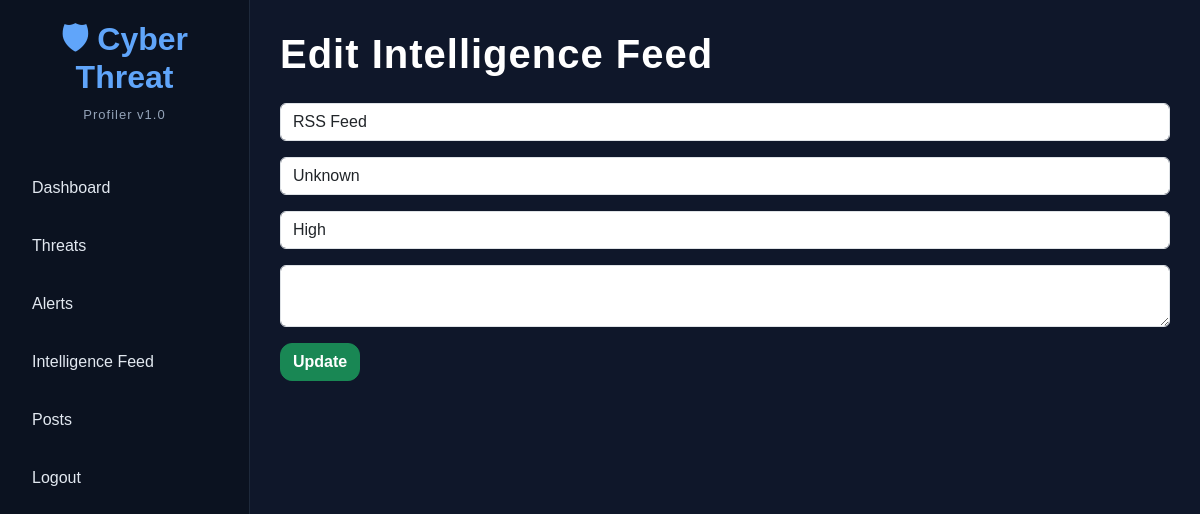
The app's page /feed/edit/21/ with its own data.
### collector/models.py (models this page shows, shortened)
class Feed(models.Model):
    source = models.CharField(
        max_length=100
    )
    threat_type = models.CharField(
        max_length=100
    )
    severity = models.CharField(
        max_length=50
    )
    description = models.TextField()
    created_at = models.DateTimeField(
        auto_now_add=True
    )

### collector/views.py (the view, shortened to what this page needs)
# urls.py: path('edit/<int:id>/', views.edit_feed, name='edit_feed'),
def edit_feed(request, id):
    feed = get_object_or_404(
        Feed,
        id=id
    )
    return render(
        request,
        'edit_feed.html',
        {
            'feed': feed
        }
    )

### templates/edit_feed.html (shortened to what this page needs)
{% extends 'base.html' %}
{% block content %}
<h1>Edit Intelligence Feed</h1>
<form method="POST">
    <input type="text"
           name="source"
           class="form-control mb-3"
           value="{{ feed.source }}">
    <input type="text"
           name="threat_type"
           class="form-control mb-3"
           value="{{ feed.threat_type }}">
    <input type="text"
           name="severity"
           class="form-control mb-3"
           value="{{ feed.severity }}">
    <textarea name="description"
              class="form-control mb-3">{{ feed.description }}</textarea>
    <button class="btn btn-success">
        Update
    </button>
</form>
{% endblock %}

### static/css/style.css (style rules this page uses)
body { margin:0; background:#0f172a; color:white; font-family:Arial, sans-serif; }
h1 { font-weight:700; margin-bottom:25px; letter-spacing:1px; }
.btn { border-radius:12px !important; font-weight:600; transition:0.3s; }

### records on screen
Feed: source "RSS Feed", threat_type "Unknown", severity "High"
